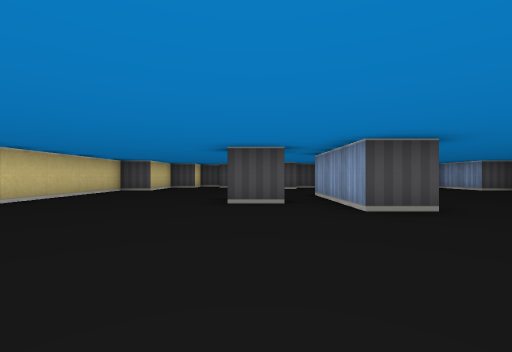
view 1 (above)

20 first-person views from a walk through a cub3D level. The camera is about half as high as the walls, looks level and sees 90° across. The floor is counted in squares. Each view is taken from the middle of a square. On the plan, view 1 faces up. The plan holds only what a view shows up to about 9 squares ahead; the rest is blank.

view 2
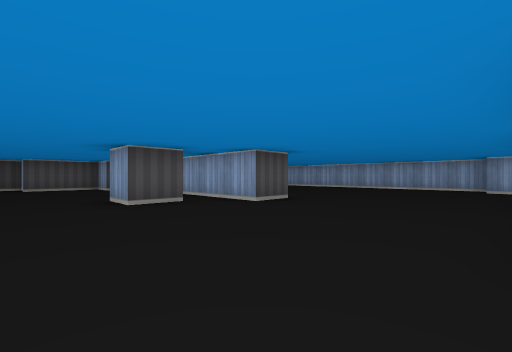

view 3
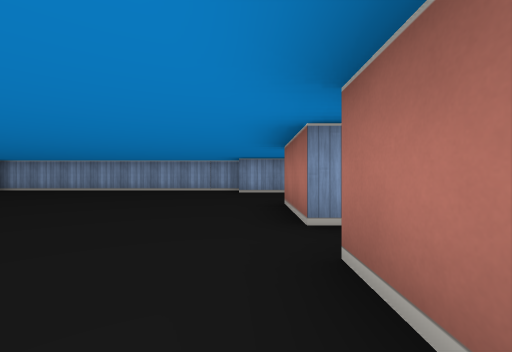

view 4
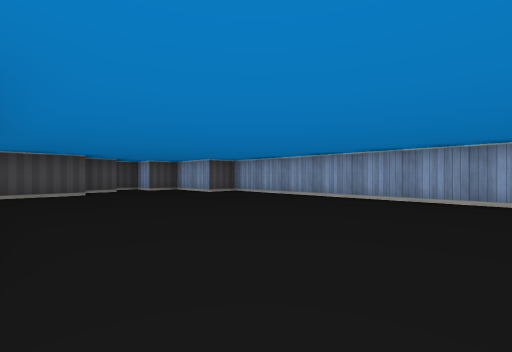

view 5
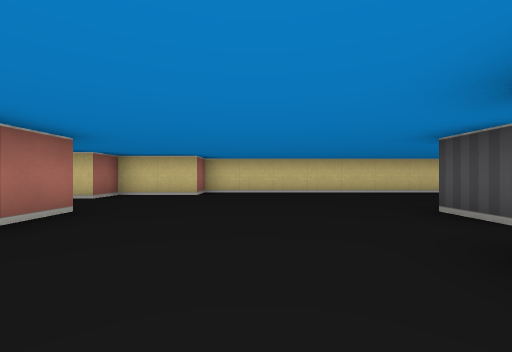

view 6
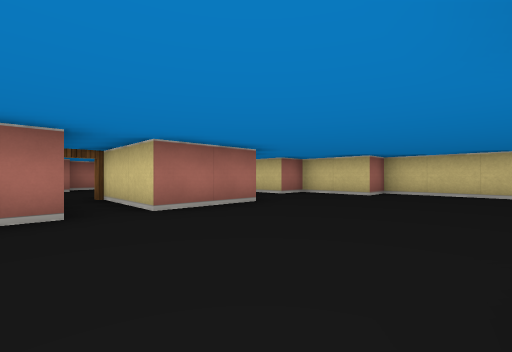

view 7
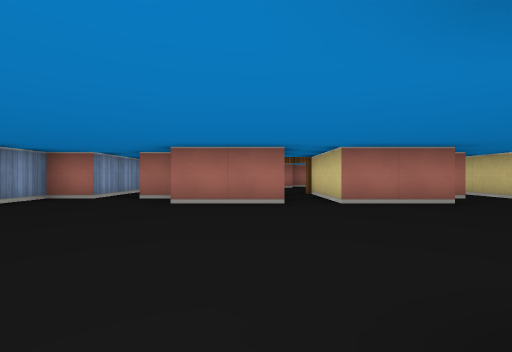

view 8
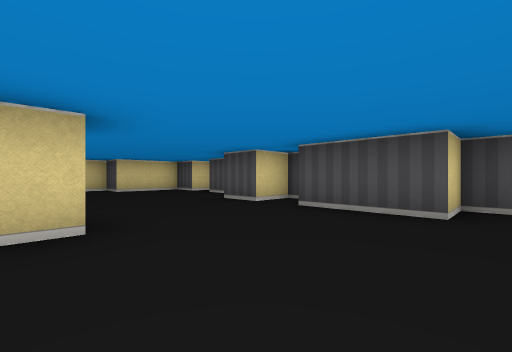

view 9
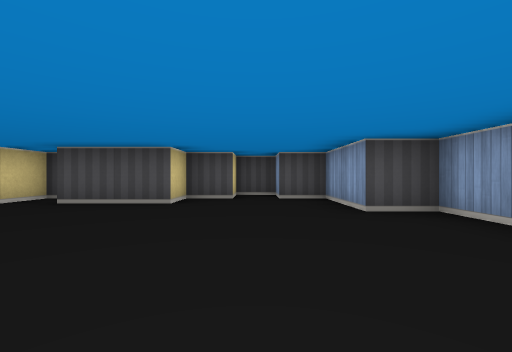

view 10
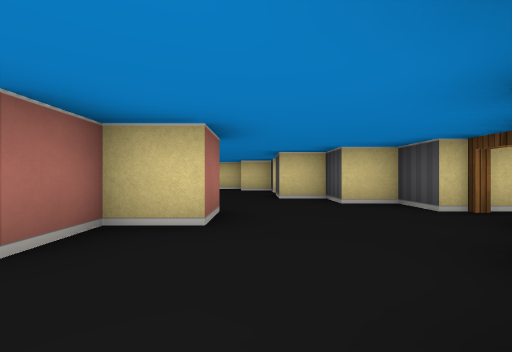

view 11
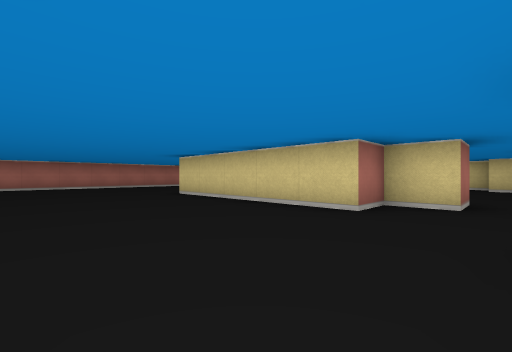

view 12
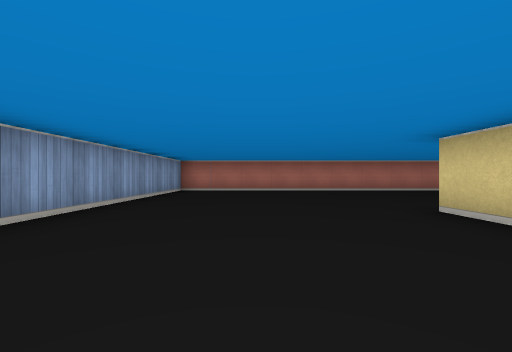

view 13
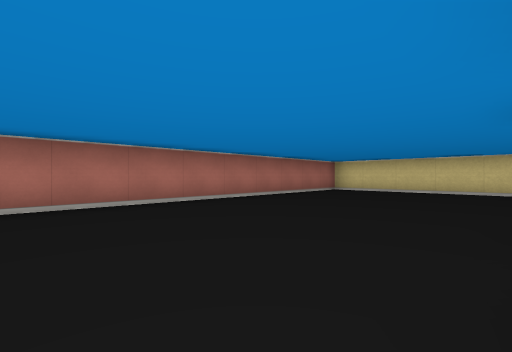

view 14
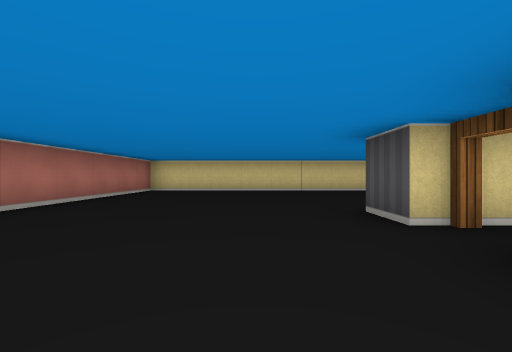

view 15
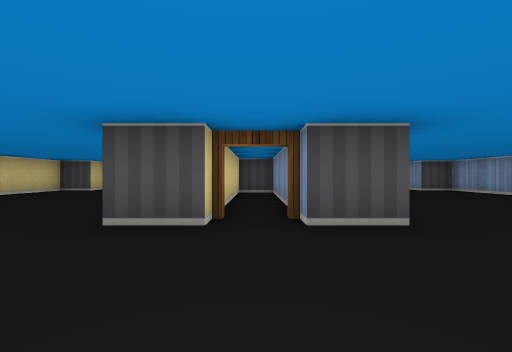

view 16
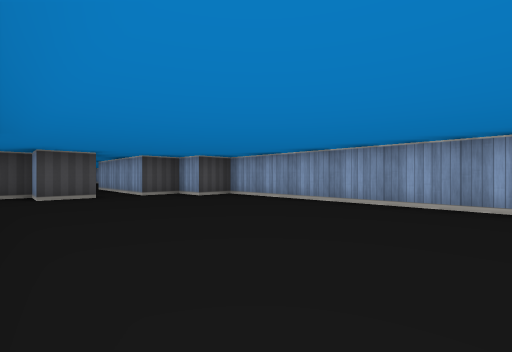

view 17
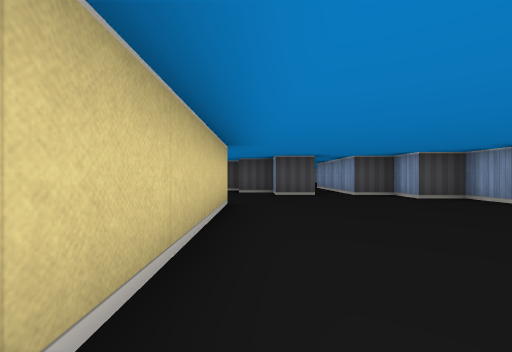

view 18
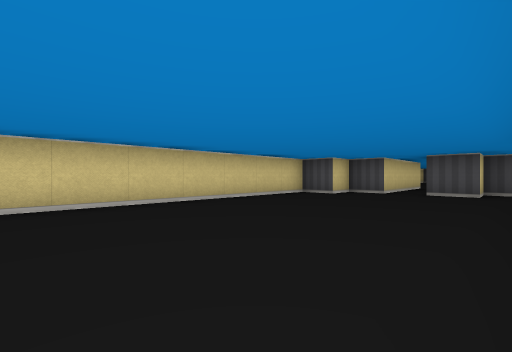

view 19
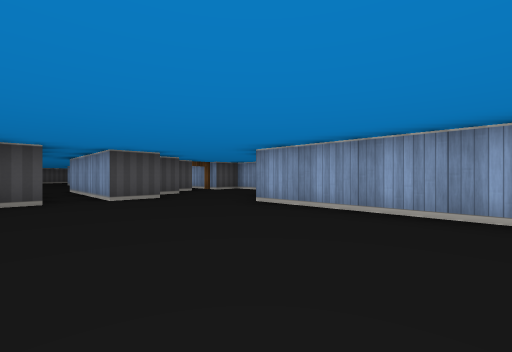

view 20
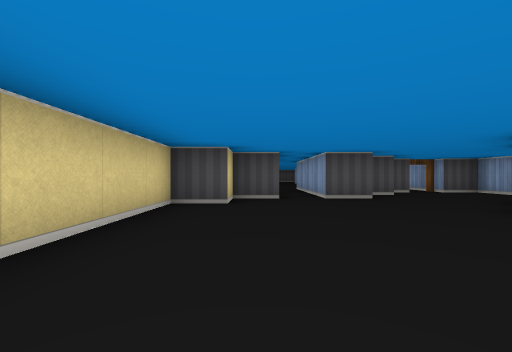

### Floor plan
Ten units are one square. View 1 is at (0, 0); x grows to the right and y downward. Boxes are objects, and circles mark ways between rooms. Rooms are numbered by the first view taken in them; rooms with no view inside come last. Other rooms are left out.
<svg viewBox="-50 -120 140 300">
<path fill="none" stroke="#000" d="M6 -45 -5 -45 -5 -55M25 -35 15 -35 15 -65M25 -66 25 -60M15 -105 15 -95 5 -95 5 -102M2 -105 -15 -105 -15 -111M-5 5 15 5 15 35M-35 -102 -35 -85 -45 -85 -45 -5 -35 -5 -35 15 -25 15M-14 -115 -20 -115M-25 -112 -25 -105 -32 -105M48 15 55 15M65 15 75 15 75 -5M25 35 25 5 45 5M85 -5 85 -85 75 -85 75 -105 65 -105 65 -115 55 -115 55 -105 45 -105 45 -95 25 -95M5 110 5 75 14 75M15 125 5 125M15 65 25 65 25 75 35 75 35 125 25 125M15 35 5 35 5 45 -5 45 -5 55 -15 55 -15 15M55 55 45 55 45 45 35 45 35 35 25 35M-25 15 -25 55 -35 55 -35 65 -45 65 -45 175 85 175 85 65 75 65 75 55 65 55 65 15M15 78 15 125M25 125 25 75 15 75"/>
<circle cx="-20" cy="20" r="3" fill="#2a7"/>
<circle cx="20" cy="30" r="3" fill="#2a7"/>
<circle cx="60" cy="20" r="3" fill="#2a7"/>
<circle cx="20" cy="120" r="3" fill="#2a7"/>
<text x="10" y="-50">1</text>
<text x="0" y="110">2</text>
<text x="20" y="100">3</text>
</svg>
Room 1 opens to room 2. Room 2 opens to room 3.

Where each view was taken, in squares from view 1:
view 1: 0 up, 0 right, facing up
view 2: 0 up, 2 left, facing up-right
view 3: 0 up, 0 right, facing right
view 4: 2 up, 3 right, facing up-right
view 5: 2 up, 3 right, facing left
view 6: 3 up, 3 right, facing down-left
view 7: 4 up, 3 right, facing down
view 8: 6 up, 5 right, facing up-left
view 9: 5 up, 6 right, facing up
view 10: 6 down, 5 right, facing left
view 11: 6 down, 7 right, facing down-left
view 12: 9 down, 6 right, facing down
view 13: 13 down, 4 right, facing down-left
view 14: 14 down, 4 right, facing left
view 15: 15 down, 2 right, facing up
view 16: 12 down, 4 right, facing up-right
view 17: 12 down, 4 right, facing up
view 18: 13 down, 0 right, facing up-left
view 19: 11 down, 3 left, facing up-right
view 20: 11 down, 3 left, facing up
